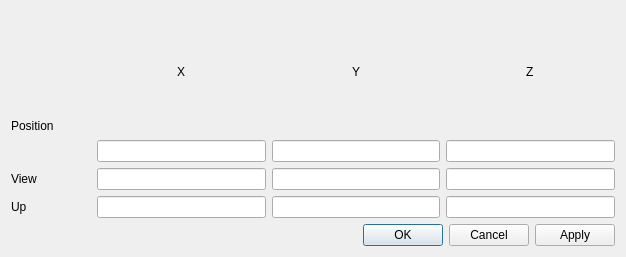
<?xml version="1.0" encoding="UTF-8"?>
<ui version="4.0">
 <class>SetCameraDialog</class>
 <widget class="QDialog" name="SetCameraDialog">
  <property name="geometry">
   <rect>
    <x>0</x>
    <y>0</y>
    <width>626</width>
    <height>257</height>
   </rect>
  </property>
  <property name="windowTitle">
   <string>Set camera dialog</string>
  </property>
  <property name="toolTip">
   <string>Set camera position, view and up direction.</string>
  </property>
  <layout class="QVBoxLayout" name="verticalLayout_6">
   <item>
    <layout class="QVBoxLayout" name="verticalLayout_4">
     <item>
      <layout class="QHBoxLayout" name="horizontalLayout">
       <item>
        <layout class="QVBoxLayout" name="verticalLayout_5">
         <item>
          <widget class="QLabel" name="label_2">
           <property name="text">
            <string/>
           </property>
          </widget>
         </item>
         <item alignment="Qt::AlignHCenter|Qt::AlignVCenter">
          <widget class="QLabel" name="label">
           <property name="minimumSize">
            <size>
             <width>80</width>
             <height>0</height>
            </size>
           </property>
           <property name="text">
            <string>Position</string>
           </property>
          </widget>
         </item>
        </layout>
       </item>
       <item>
        <layout class="QVBoxLayout" name="verticalLayout">
         <item alignment="Qt::AlignHCenter|Qt::AlignVCenter">
          <widget class="QLabel" name="label_x">
           <property name="minimumSize">
            <size>
             <width>0</width>
             <height>30</height>
            </size>
           </property>
           <property name="text">
            <string>X</string>
           </property>
          </widget>
         </item>
         <item>
          <widget class="QLineEdit" name="pos_x"/>
         </item>
        </layout>
       </item>
       <item>
        <layout class="QVBoxLayout" name="verticalLayout_2">
         <item alignment="Qt::AlignHCenter|Qt::AlignVCenter">
          <widget class="QLabel" name="label_3">
           <property name="text">
            <string>Y</string>
           </property>
          </widget>
         </item>
         <item>
          <widget class="QLineEdit" name="pos_y"/>
         </item>
        </layout>
       </item>
       <item>
        <layout class="QVBoxLayout" name="verticalLayout_3">
         <item alignment="Qt::AlignHCenter|Qt::AlignVCenter">
          <widget class="QLabel" name="label_4">
           <property name="text">
            <string>Z</string>
           </property>
          </widget>
         </item>
         <item>
          <widget class="QLineEdit" name="pos_z"/>
         </item>
        </layout>
       </item>
      </layout>
     </item>
     <item>
      <layout class="QHBoxLayout" name="horizontalLayout_2">
       <item alignment="Qt::AlignHCenter|Qt::AlignVCenter">
        <widget class="QLabel" name="label_view">
         <property name="minimumSize">
          <size>
           <width>80</width>
           <height>0</height>
          </size>
         </property>
         <property name="text">
          <string>View</string>
         </property>
        </widget>
       </item>
       <item>
        <widget class="QLineEdit" name="view_x"/>
       </item>
       <item>
        <widget class="QLineEdit" name="view_y"/>
       </item>
       <item>
        <widget class="QLineEdit" name="view_z"/>
       </item>
      </layout>
     </item>
     <item>
      <layout class="QHBoxLayout" name="horizontalLayout_3">
       <item alignment="Qt::AlignHCenter|Qt::AlignVCenter">
        <widget class="QLabel" name="label_6">
         <property name="minimumSize">
          <size>
           <width>80</width>
           <height>0</height>
          </size>
         </property>
         <property name="text">
          <string>Up</string>
         </property>
        </widget>
       </item>
       <item>
        <widget class="QLineEdit" name="up_x"/>
       </item>
       <item>
        <widget class="QLineEdit" name="up_y"/>
       </item>
       <item>
        <widget class="QLineEdit" name="up_z"/>
       </item>
      </layout>
     </item>
    </layout>
   </item>
   <item>
    <widget class="QDialogButtonBox" name="buttonBox">
     <property name="orientation">
      <enum>Qt::Horizontal</enum>
     </property>
     <property name="standardButtons">
      <set>QDialogButtonBox::Apply|QDialogButtonBox::Cancel|QDialogButtonBox::Ok</set>
     </property>
    </widget>
   </item>
  </layout>
 </widget>
 <resources/>
 <connections>
  <connection>
   <sender>buttonBox</sender>
   <signal>accepted()</signal>
   <receiver>SetCameraDialog</receiver>
   <slot>accept()</slot>
   <hints>
    <hint type="sourcelabel">
     <x>248</x>
     <y>254</y>
    </hint>
    <hint type="destinationlabel">
     <x>157</x>
     <y>274</y>
    </hint>
   </hints>
  </connection>
  <connection>
   <sender>buttonBox</sender>
   <signal>rejected()</signal>
   <receiver>SetCameraDialog</receiver>
   <slot>reject()</slot>
   <hints>
    <hint type="sourcelabel">
     <x>316</x>
     <y>260</y>
    </hint>
    <hint type="destinationlabel">
     <x>286</x>
     <y>274</y>
    </hint>
   </hints>
  </connection>
 </connections>
</ui>
